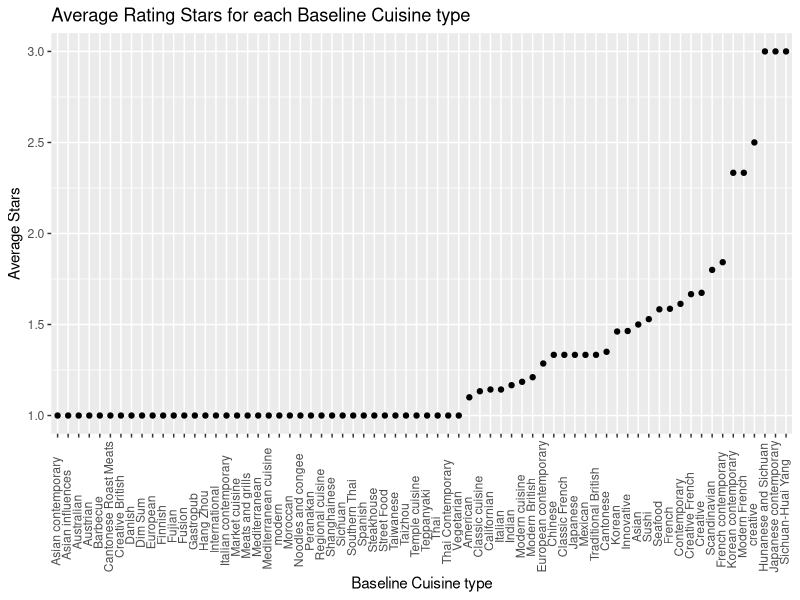
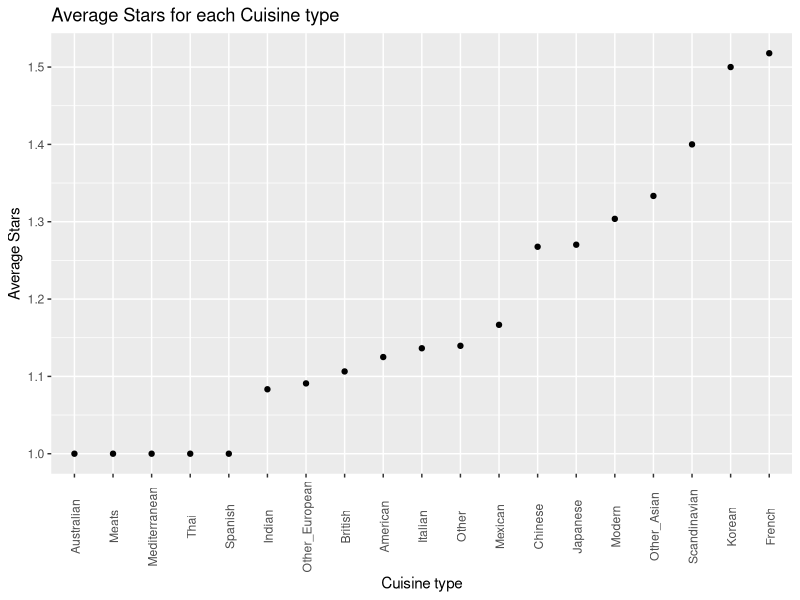
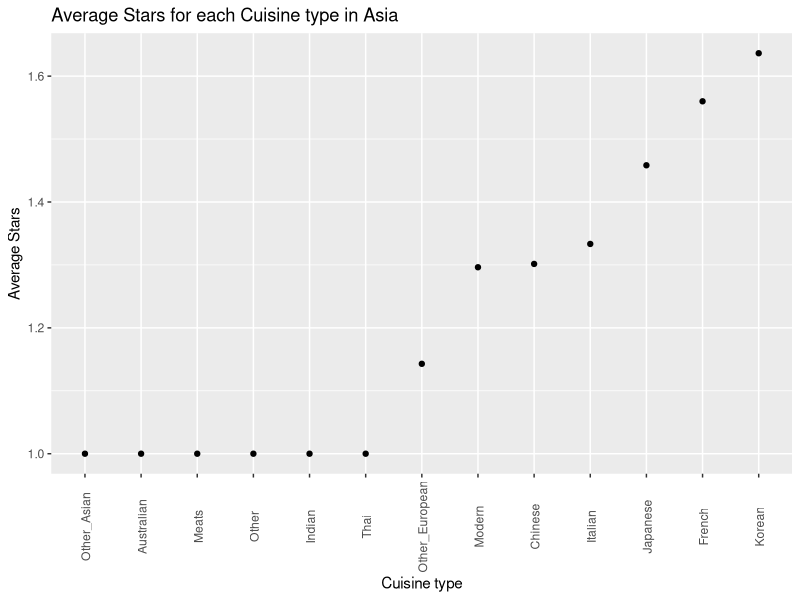
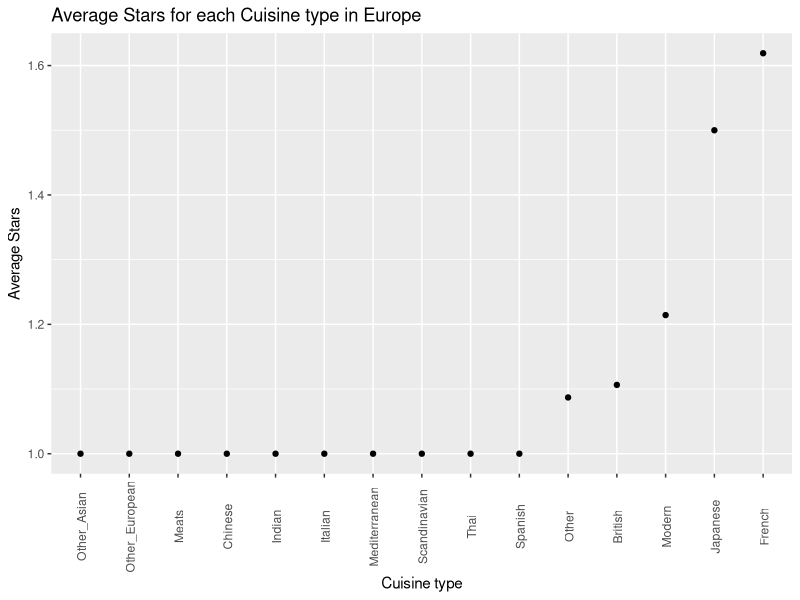
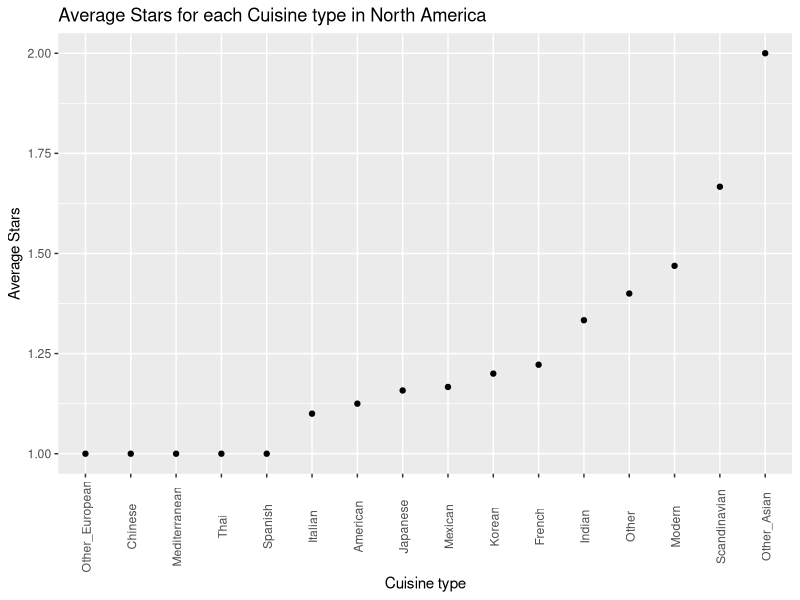
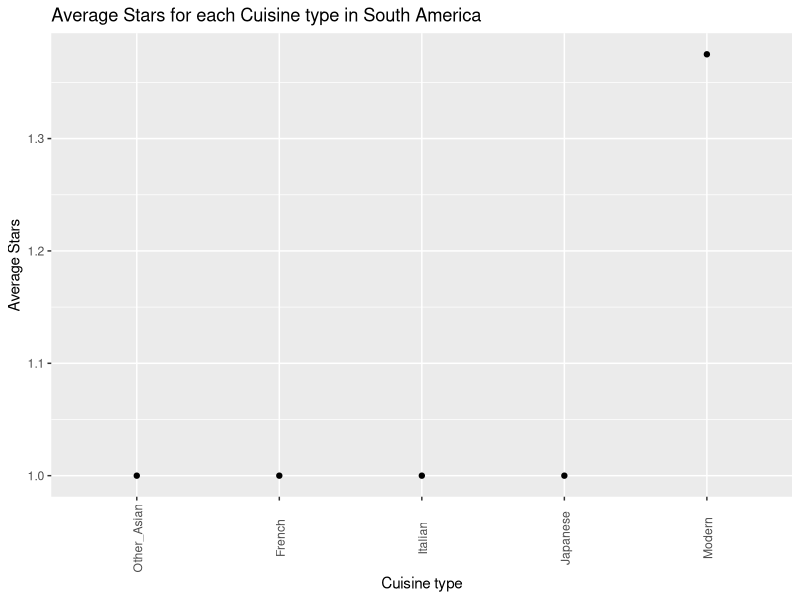

Generate these figures, in order, with R:
## ---- chunk 1
library(tidyverse)
data = read.csv("./data/michelin_data.csv")
## ---- chunk 2
data %>%
  mutate(cuisine  = as.factor(cuisine), 
         star = as.factor(star)) %>%
  mutate(star = recode(star, "one" = "1", "two" = "2", "three" = "3")) %>%
  mutate(
    star = as.numeric(star)) %>%
  group_by(cuisine) %>%
  summarize(avg_star = mean(star)) %>%
  mutate(
    cuisine = fct_reorder(cuisine, avg_star)
  ) %>%
  ggplot(aes(x = cuisine, y = avg_star))+
  geom_point()+
  theme(axis.text.x = element_text(angle = 90, vjust = 0.3, hjust = 0.3))+
  labs(
    title = "Average Rating Stars for each Baseline Cuisine type",
    x = "Baseline Cuisine type", 
    y = "Average Stars"
  )

cuisine = data %>%
  group_by(cuisine) %>%
  summarize(n())
## ---- chunk 3
data = data %>%
  mutate(
    cuisine_new = fct_collapse(cuisine,
                   American = c("American", "Californian"), 
                   Australian = c("Australian"),
                   Other_Asian = c("Asian", "Asian contemporary", "Asian influences", "Peranakan"),
                   Chinese = c("Cantonese", "Hang Zhou", "Sichuan", "Sichuan-Huai Yang", "Cantonese Roast Meats", "Fujian", "Hunanese and Sichuan", "Chinese", "Shanghainese", "Taiwanese", "Dim Sum", "Taizhou", "Noodles and congee"), 
                   French = c("Classic French", "French contemporary", "Creative French", "French", "Modern French"),
                   British = c("Creative British", "Traditional British", "Modern British"), 
                   Other_European = c("European", "European contemporary", "Austrian", "Danish", "Finnish"),
                   Meats = c("Meats and grills", "Barbecue"),
                   Modern = c("modern", "Contemporary", "creative", "Fusion", "Modern cuisine", "Creative", "Gastropub", "Innovative"), 
                   Other = c("International", "Street Food", "Temple cuisine", "Seafood", "Vegetarian", "Classic cuisine", "Market cuisine", "Regional cuisine", "Steakhouse", "Moroccan"), 
                   Japanese = c("Japanese contemporary", "Sushi", "Teppanyaki", "Japanese"),
                   Scandinavian = c("Scandinavian"),
                   Italian = c("Italian", "Italian contemporary"),
                   Korean = c("Korean", "Korean contemporary"), 
                   Mediterranean = c("Mediterranean", "Mediterranean cuisine"),
                   Thai = c("Thai", "Southern Thai", "Thai Contemporary"), 
                   Indian = c("Indian"), 
                   Spanish = c("Spanish"), 
                   Mexican = c("Mexican"))
  )
  
cuisinetype = data %>% 
  group_by(cuisine_new) %>% 
  summarize(n = n()) %>%
  arrange(n) %>%
  knitr::kable()
cuisinetype
## ---- chunk 4
data = data %>%
  mutate(
    Stars = recode(star, "one" = "1", "two" = "2", "three" = "3"))
## ---- chunk 5
data %>%
  mutate(
    continent = as.factor(continent),
    Stars = as.numeric(Stars),
    year = as.factor(year)) %>%
  drop_na(continent) %>%
  group_by(cuisine_new) %>%
  summarize(avg_star = mean(Stars)) %>%
  mutate(
    cuisine_new = as.factor(cuisine_new),
    cuisine_new = fct_reorder(cuisine_new, avg_star)
  ) %>%
  ggplot(aes(x = cuisine_new, y = avg_star))+
  geom_point()+
  theme(axis.text.x = element_text(angle = 90, vjust = 0.6, hjust = 0.5))+
  labs(
    title = "Average Stars for each Cuisine type",
    y = "Average Stars", 
    x = "Cuisine type"
  )

continent = data %>%
  group_by(continent) %>%
  drop_na(continent) %>%
  summarize(n())
## ---- chunk 6
Asia = data %>%
  mutate(
    continent = as.factor(continent),
    Stars = as.numeric(Stars),
    year = as.factor(year)) %>%
  drop_na(continent) %>%
  filter(continent == "Asia") %>%
  group_by(cuisine_new) %>%
  summarize(avg_star = mean(Stars)) %>%
  mutate(
    cuisine_new = as.factor(cuisine_new),
    cuisine_new = fct_reorder(cuisine_new, avg_star)
  ) %>%
  ggplot(aes(x = cuisine_new, y = avg_star))+
  geom_point()+
  theme(axis.text.x = element_text(angle = 90, vjust = 0.6, hjust = 0.5))+
  labs(
    title = "Average Stars for each Cuisine type in Asia",
    y = "Average Stars", 
    x = "Cuisine type"
  )

Asia
## ---- chunk 7
Europe = data %>%
  mutate(
    continent = as.factor(continent),
    Stars = as.numeric(Stars),
    year = as.factor(year)) %>%
  drop_na(continent) %>%
  filter(continent == "Europe") %>%
  group_by(cuisine_new) %>%
  summarize(avg_star = mean(Stars)) %>%
  mutate(
    cuisine_new = as.factor(cuisine_new),
    cuisine_new = fct_reorder(cuisine_new, avg_star)
  ) %>%
  ggplot(aes(x = cuisine_new, y = avg_star))+
  geom_point()+
  theme(axis.text.x = element_text(angle = 90, vjust = 0.6, hjust = 0.5))+
  labs(
    title = "Average Stars for each Cuisine type in Europe",
    y = "Average Stars", 
    x = "Cuisine type"
  )

Europe
## ---- chunk 8
North_America = data %>%
  mutate(
    continent = as.factor(continent),
    Stars = as.numeric(Stars),
    year = as.factor(year)) %>%
  drop_na(continent) %>%
  filter(continent == "North America") %>%
  group_by(cuisine_new) %>%
  summarize(avg_star = mean(Stars)) %>%
  mutate(
    cuisine_new = as.factor(cuisine_new),
    cuisine_new = fct_reorder(cuisine_new, avg_star)
  ) %>%
  ggplot(aes(x = cuisine_new, y = avg_star))+
  geom_point()+
  theme(axis.text.x = element_text(angle = 90, vjust = 0.6, hjust = 0.5))+
  labs(
    title = "Average Stars for each Cuisine type in North America",
    y = "Average Stars", 
    x = "Cuisine type"
  )

North_America
## ---- chunk 9
South_America = data %>%
  mutate(
    continent = as.factor(continent),
    Stars = as.numeric(Stars),
    year = as.factor(year)) %>%
  drop_na(continent) %>%
  filter(continent == "South America") %>%
  group_by(cuisine_new) %>%
  summarize(avg_star = mean(Stars)) %>%
  mutate(
    cuisine_new = as.factor(cuisine_new),
    cuisine_new = fct_reorder(cuisine_new, avg_star)
  ) %>%
  ggplot(aes(x = cuisine_new, y = avg_star))+
  geom_point()+
  theme(axis.text.x = element_text(angle = 90, vjust = 0.6, hjust = 0.5))+
  labs(
    title = "Average Stars for each Cuisine type in South America",
    y = "Average Stars", 
    x = "Cuisine type"
  )

South_America
